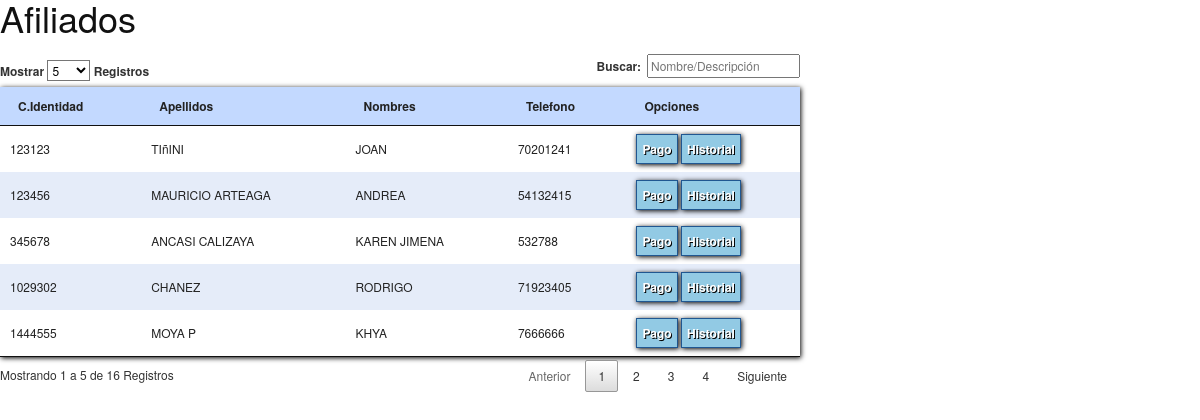
Screenshot of /controlador/controladorpago.php with the database file from the repository.
### tables this page shows
CREATE TABLE `tafiliado` (
  `ci` varchar(10) NOT NULL,
  `apellidos` varchar(60) NOT NULL,
  `nombres` varchar(60) NOT NULL,
  `telefono` varchar(10) NOT NULL,
  `direccion` varchar(100) NOT NULL,
  `foto` varchar(50) NOT NULL,
  `fechareg` date NOT NULL,
  `usrreg` varchar(30) NOT NULL
);

### controlador/controladorpago.php (called while the page is built, shortened)
<?php
require("modelo/modeloafiliado.php");
$afil= new Afiliado();
$datosaf=$afil->verafiliados();
require("vista/vistapago.php");
?>

### conectabd/conectarbd.php (called while the page is built)
<?php
class Conexion{
	public static function conectar(){
		$conexion= new mysqli("localhost","root","","mensualidad");
		return $conexion;
	}
}
?>

### modelo/modeloafiliado.php (called while the page is built, shortened)
<?php
class Afiliado
{
	private $cnx;
	private $tafiliado;
	function __construct()
	{
		$this->cnx=Conexion::conectar();
		$this->tafiliado=array();
	}
	public function verafiliados(){
		$afiliados=$this->cnx->query("select * from tafiliado");
		while ($fila=$afiliados->fetch_array()) {
			$this->tafiliado[]=$fila;
		}
		return $this->tafiliado;
	}
}
?>

### vista/vistaPago.php (the view, shortened to what this page needs)
<!DOCTYPE html>
<html>
<head>
	<link href="https://cdn.jsdelivr.net/npm/bootstrap@5.2.3/dist/css/bootstrap.min.css" rel="stylesheet">
	<link rel="stylesheet" type="text/css" href="css/jquery.dataTables.css">
	<link rel="stylesheet" href="css/style.css">
	<link rel="stylesheet" href="css/screen.css">
</head>
<body>
<div style='width:800px;'>
	<h1>Afiliados</h1>
	<table id='tblafiliados'>
		<thead>
			<tr>
				<th>C.Identidad</th> <th>Apellidos</th><th>Nombres</th><th>Telefono</th><th>Opciones</th>
			</tr>
		</thead>
		<tbody>
	<?php
		foreach ($datosaf as $registro) {
				echo "<tr><td>".$registro['ci']."</td><td>".$registro['apellidos']."</td><td>".$registro['nombres']."</td><td>".$registro['telefono']."
				</td>
                <td>
				<button id='mibtn' type='button' onclick='datospago(".$registro['ci'].");'>
				Pago
				</button>
				<a href='rpthistorial.php?ciaf=".$registro['ci']."'><button type='button'>
				Historial
				</button></a>
				</td>
				</tr>";
			}
	?>
	</tbody>
</table>
</div>
</body>
</html>

### css/style.css (style rules this page uses)
a.button, button { background-color: #92cae4; border:1px solid #205791; color:white; padding:5px; text-decoration: none; font-weight: bold; box-shadow:1px 1px 5px black; text-shadow:1px 1px black; }
table { box-shadow:1px 1px 5px black; border-spacing: 0 \0/; border-collapse: collapse \0/; border-right: 2px inset #D3D3D3 \0/; border-bottom: 2px inset #D3D3D3 \0/; *border-spacing: 0; *border-collapse: collapse; *border-right: 2px inset #D3D3D3; *border-bottom: 2px inset #D3D3D3; }

### css/screen.css (style rules this page uses)
html { margin:0;padding:0;border:0; }
body, div, span, object, iframe, h1, h2, h3, h4, h5, h6, p, blockquote, pre, a, abbr, acronym, address, code, del, dfn, em, img, q, dl, dt, dd, ol, ul, li, fieldset, form, label, legend, table, caption, tbody, tfoot, thead, tr, th, td, article, aside, dialog, figure, footer, header, hgroup, nav, section { margin:0;padding:0;border:0;font-size:100%;font:inherit;vertical-align:baseline; }
body { line-height:1.5;background:white; }
table { border-collapse:separate;border-spacing:0; }
caption, th, td { text-align:left;font-weight:normal;float:none !important; }
table, th, td { vertical-align:middle; }
html { font-size:100.01%; }
body { font-size:75%;color:#222;background:#fff;font-family:"Helvetica Neue", Arial, Helvetica, sans-serif; }
h1, h2, h3, h4, h5, h6 { font-weight:normal;color:#111; }
h1 { font-size:3em;line-height:1;margin-bottom:0.5em; }
a { color:#06c;text-decoration:underline; }
table { margin-bottom:1.4em;width:100%; }
th { font-weight:bold; }
thead th { background:#c3d9ff; }
th, td, caption { padding:4px 10px 4px 5px; }
tbody tr:nth-child(even) td, tbody tr.even td { background:#e5ecf9; }

### rows the page displays
tafiliado: ci "1029302", apellidos "CHANEZ", nombres "RODRIGO", telefono "71923405"
tafiliado: ci "123123", apellidos "TIñINI", nombres "JOAN", telefono "70201241"
tafiliado: ci "123456", apellidos "MAURICIO ARTEAGA", nombres "ANDREA", telefono "54132415"
tafiliado: ci "1444555", apellidos "MOYA P", nombres "KHYA", telefono "7666666"
tafiliado: ci "345678", apellidos "ANCASI CALIZAYA", nombres "KAREN JIMENA", telefono "532788"
